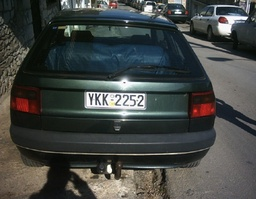
#> input picture exercise2/assignment2/car.jpg, 256 x 199 px, shrunk from 841 x 655 before the run
$ python main2_scikit.py
#> lines starting #> are read from the running program, lines starting #| are printed output that depends on the picture
import numpy as np
import matplotlib.pyplot as plt
from sklearn.cluster import KMeans
import os

#this code is the easier version of main2.py / with the help of sklearn / uni-practice2

# had to include
script_dir = os.path.dirname(os.path.abspath(__file__))
image_path = os.path.join(script_dir, 'car.jpg')


image = plt.imread(image_path)
#> image is the input picture: shape (199, 256, 3); mean R, G, B 67.4, 70.6, 67.9

#check if the image is RGB
if image.shape[2] != 3:
    raise ValueError("That was not a RGB image")

image = image / 255.0
W, H, C = image.shape
#> W = 199; H = 256; C = 3
# reshape the image to a 2D array (black-gray scale)
X = image.reshape(-1, 3)  # (W*H, 3)


def compress_image_with_kmeans(X, K, max_iter=1000):
    kmeans = KMeans(n_clusters=K, init='random', max_iter=max_iter, random_state=0)
    kmeans.fit(X)


    labels = kmeans.labels_
    centroids = kmeans.cluster_centers_

    compressed_X = centroids[labels]

    loss = np.sum((X - centroids[labels]) ** 2)

    return compressed_X, loss, kmeans.inertia_


def plot_results(original_image, compressed_image, loss, K):
    fig, axs = plt.subplots(1, 2, figsize=(10, 5))


    axs[0].imshow(original_image)
    axs[0].set_title("Original Image")
    axs[0].axis("off")


    axs[1].imshow(compressed_image)
    axs[1].set_title(f"Compressed Image (K={K})")
    axs[1].axis("off")

    plt.figure()
    plt.plot(loss, marker='o')
    plt.title(f"Loss vs Iteration (K={K})")
    plt.xlabel("Iteration")
    plt.ylabel("Loss")
    plt.grid(True)
    plt.show()


def main():
    losses = []
    for K in [2, 4, 32]:
        print(f"\nProcessing K={K}, Patience is a virtue")

        compressed_X, loss, inertia = compress_image_with_kmeans(X, K)


        compressed_image = compressed_X.reshape(W, H, 3)


        losses.append(loss)


        plot_results(image, compressed_image, losses, K)
#> this loop made 3 passes
#> (loss, inertia) on passes 1 to 3: (2007.3, 2007.3), (655.3, 655.3), (70.52, 70.52)
#> pass 1, in main, `compressed_image = compressed_X.reshape(W, H, 3)`:
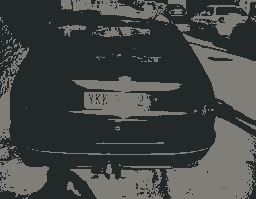
#> compressed_image: shape (199, 256, 3) float64; mean of channels 0, 1, 2 0.264, 0.277, 0.266; drawn as R, G, B
#> pass 1, in plot_results, `plt.show()`:
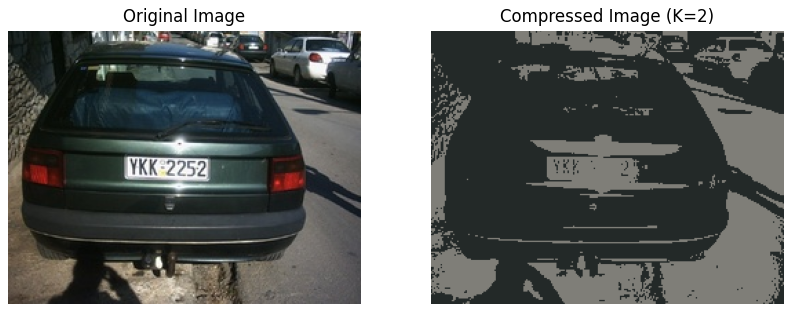
#> figure drawn by matplotlib, 2 panels
#> pass 1, in plot_results, `plt.show()`:
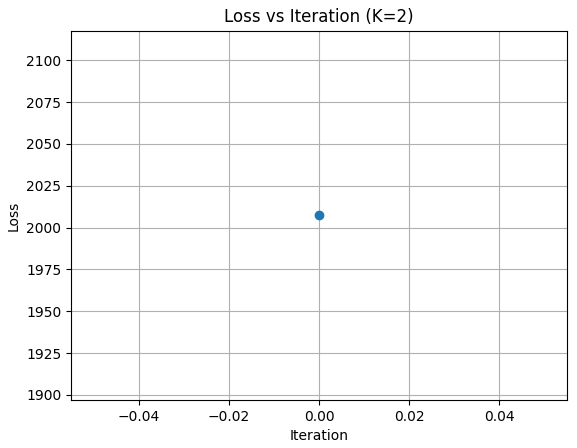
#> figure drawn by matplotlib, 1 panel
#> pass 2, in main, `compressed_image = compressed_X.reshape(W, H, 3)`:
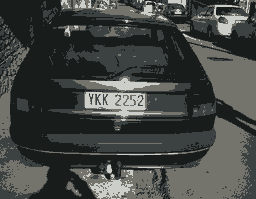
#> compressed_image: shape (199, 256, 3) float64; mean of channels 0, 1, 2 0.264, 0.276, 0.266; drawn as R, G, B
#> pass 2, in plot_results (call 2), `plt.show()`:
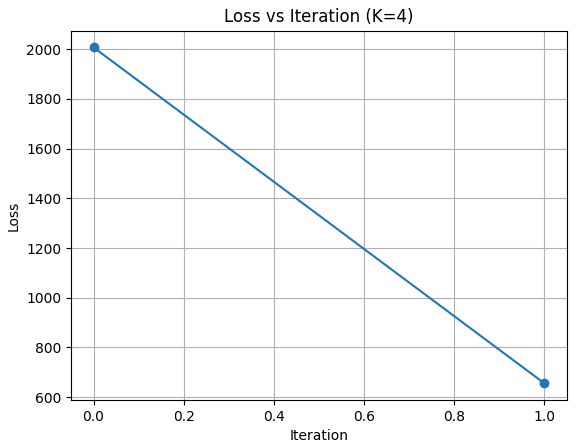
#> figure drawn by matplotlib, 1 panel
#> after the loop, losses = [2007.3, 655.3, 70.52]

if __name__ == "__main__":
    main()
